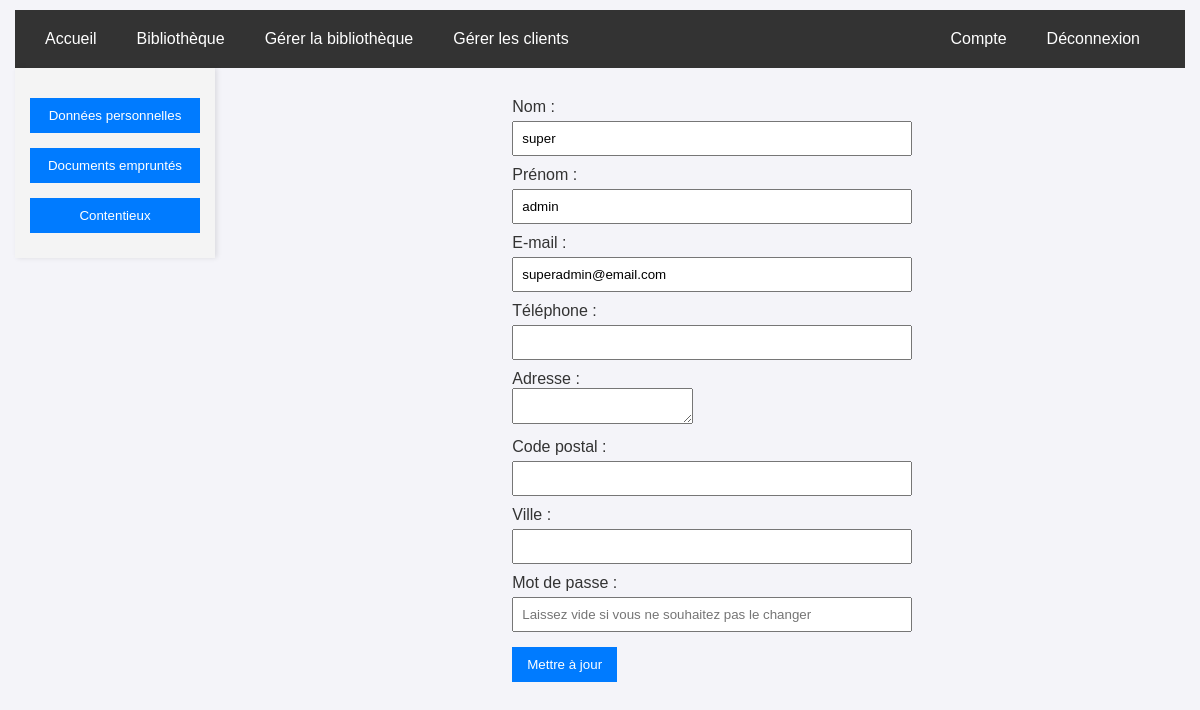
The app's page /account.php (signed in) with its own data.
### tables this page shows
CREATE TABLE Users(
   id_user INTEGER,
   lastname_user TEXT NOT NULL,
   name_user TEXT NOT NULL,
   email_user TEXT NOT NULL,
   phone_user INTEGER,
   address_user TEXT,
   postcode_user TEXT,
   password_user TEXT,
   city_user TEXT,
   id_role INTEGER NOT NULL DEFAULT 4,
   PRIMARY KEY(id_user),
   FOREIGN KEY(id_role) REFERENCES Role(id_role)
);

### account.php (the view, shortened to what this page needs)
<?php
include 'database/db_connection.php';
$user_id = $_SESSION['user_id'];
$stmt = $pdo->prepare("SELECT lastname_user, name_user, email_user, phone_user, address_user, postcode_user, city_user FROM users WHERE id_user = :id_user");
$stmt->execute(["id_user" => $user_id]);
$result = $stmt->fetch();
if ($result) {
    $user = $result;
} else {
    echo "Error: User not found.";
    exit();
}
?>
<!DOCTYPE html>
<html lang="en">
<head>
    <link rel="stylesheet" href="styles/style.css">
</head>
<body>
    <?php include 'navbar.php'; ?>
    <div class="sidebar">
        <button onclick="showSection('personal-info')">Données personnelles</button>
        <button onclick="showSection('active-books')">Documents empruntés</button>
        <button onclick="showSection('active-disputes')">Contentieux</button>
    </div>
    <div class="content">
        <div id="personal-info" class="section active">
            <form method="POST" action="">
                <label for="lastname">Nom :</label>
                <input type="text" id="lastname" name="lastname" value="<?= htmlspecialchars($user['lastname_user']) ?>" required>
                <label for="name">Prénom :</label>
                <input type="text" id="name" name="name" value="<?= htmlspecialchars($user['name_user']) ?>" required>
                <label for="email">E-mail :</label>
                <input type="email" id="email" name="email" value="<?= htmlspecialchars($user['email_user']) ?>" required>
                <label for="phone">Téléphone :</label>
                <input type="text" id="phone" name="phone" value="<?= htmlspecialchars($user['phone_user']) ?>">
                <label for="address">Adresse :</label>
                <textarea id="address" name="address"><?= htmlspecialchars($user['address_user']) ?></textarea>
                <label for="postcode">Code postal :</label>
                <input type="text" id="postcode" name="postcode" value="<?= htmlspecialchars($user['postcode_user']) ?>">
                <label for="city">Ville :</label>
                <input type="text" id="city" name="city" value="<?= htmlspecialchars($user['city_user']) ?>">
                <label for="password">Mot de passe :</label>
                <input type="password" id="password" name="password" placeholder="Laissez vide si vous ne souhaitez pas le changer" class="input">
                <button type="submit" class="button">Mettre à jour</button>
            </form>
        </div>
    </div>
</body>
</html>

### styles/style.css (style rules this page uses)
body { font-family: Arial, sans-serif; margin: 0; padding: 10px 15px; background-color: #f4f4f9; color: #333; }
form { max-width: 400px; margin: auto; }
label { display: block; margin-top: 10px; }
input[type="text"], input[type="email"], input[type="password"] { width: 100%; padding: 8px; margin-top: 5px; box-sizing: border-box; }
button { margin-top: 15px; padding: 10px 15px; background-color: #007BFF; color: white; border: none; cursor: pointer; }
.sidebar { width: 200px; float: left; background-color: #f4f4f4; padding: 15px; box-shadow: 2px 0 5px rgba(0, 0, 0, 0.1); box-sizing: border-box; }
.sidebar button { display: block; width: 100%; margin-bottom: 10px; padding: 10px; background-color: #007BFF; color: white; border: none; cursor: pointer; }
.content { flex: 1; padding: 20px; }
.section { display: none; }
.section.active { display: block; }
.content { width: 75%; float: left; margin-left: 5%; box-sizing: border-box; }

### records on screen
users: lastname "super", name "admin", email "superadmin@email.com"
